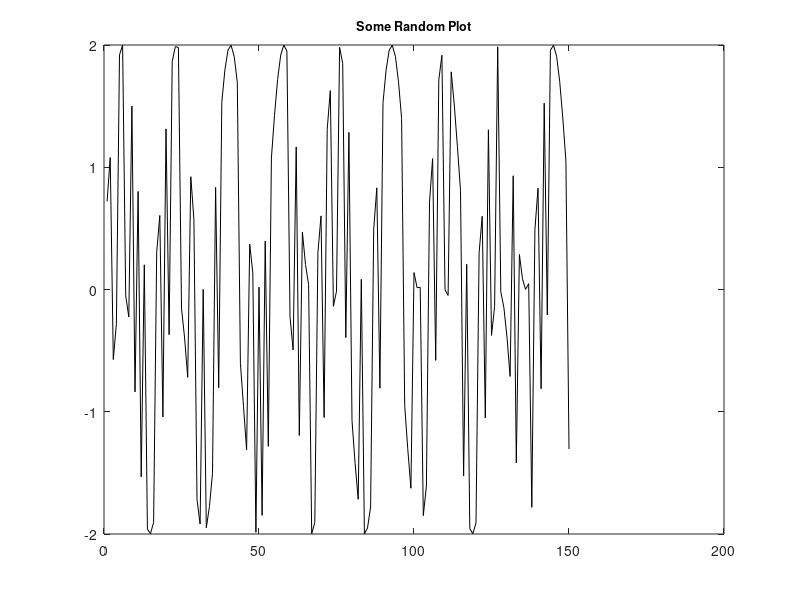

Write the MATLAB code that produced this figure.
%% Using Publish 

%%
% (modified from Chebfun toolbox for DSP)

%%
% This is an example of using publish. First you need to change the publish
% options (pull down Publish|Edit publish options) to generate a pdf file 
% (and if you want also the target directory)

%% 
% If you are working under Windows you should also be able to publish to
% an MS Word Document (doc).  For more information type "help publish" at
% the prompt (that option does not appear in my laptop because I am running
% Linux)
%
% Note that you can also insert formating tags by selecting the with the 
% mouse.

%%
% Any interval $[a,b]$ can be scaled to $[-1,1]$, so most of the time, we
% shall just talk about $[-1,1]$.

%%
% Let $n$ be a positive integer:

%%
% <latex> \vspace{-2em} </latex>

n = 16;
 
%%
% Consider $n+1$ equally spaced angles $\{\theta_j\}$ from 0 to $\pi$:

%%
% <latex> \vspace{-2em} </latex>

tt = linspace(0,pi,n+1);

%%
% We can think of these as the arguments of $n+1$ points $\{z_j\}$ on the
% upper half of the unit circle in the complex plane.  These are the
% $(2n)\!\!$ th roots of unity lying in the closed upper half-plane:

%%
% <latex> \vspace{-2em} </latex>

zz = exp(1i*tt);
hold off, plot(zz,'.-k'), axis equal, ylim([0 1.1])
FS = 'fontsize';
title('Equispaced points on the unit circle',FS,9)

%%
% <latex> \vskip 1pt </latex>

%%
% The _Chebyshev points_ associated with the parameter $n$ are the real
% parts of these points,

%%
% <latex> \vskip -1.5em
% $$ x_j = \hbox{Re}\, z_j = {1\over 2} (z_j^{} + z_j^{-1}),
% \quad 0 \le j \le n: \eqno (2.1) $$
% \vspace{-2em} </latex>

%%
% Some authors use the terms _Chebyshev--Lobatto points_, _Chebyshev
% extreme points_, or _Chebyshev points of the second kind_, but as these
% are the points most often used in practical computation, we shall just
% say Chebyshev points.

%%
% Another way to define the Chebyshev points is in terms of the original
% angles,

%%
% <latex> \vskip -2em
% $$ x_j = \cos(\kern .7pt j \pi / n), \quad 0 \le j \le n, \eqno (2.2) $$
% \vskip -1.5em </latex>

xx = cos(tt);

%%
% <latex>
% \noindent
% and the problem of polynomial interpolation in these points was
% considered at least as early as [Jackson 1913]. There is also an
% equivalent Chebfun command \verb|chebpts|:
% </latex>


%%
% <latex> \vskip 1pt </latex>

%%
% They cluster near $1$ and $-1$, with the average spacing as $n\to\infty$
% being given by a density function with square root singularities at both
% ends (Exercise 2.2).

%%
% <latex> 
% Let $\{f_j\}$, $0 \le j \le n$, be a set of numbers, which may or may not
% come from sampling a function $f(x)$ at the Chebyshev points. Then there
% exists a unique polynomial $p$ of degree $n$ that interpolates these
% data, i.e., $p(x_j) = f_j$ for each~$j$.  When we say ``of degree $n$,''
% we mean of degree less than or equal to $n$, and we let ${\cal P}_n$
% denote the set of all such polynomials:
% $$ {\cal P}_n = \{\hbox{polynomials of degree at most $n$}\}. \eqno (2.3) $$
% As we trust the reader already knows, the existence and uniqueness of
% polynomial interpolants applies for any distinct set of interpolation
% points.  In the case of Chebyshev points, we call the polynomial the {\em
% Chebyshev interpolant}.
% </latex>

%%
% Polynomial interpolants through equally spaced points have terrible
% properties, as we shall see in Chapters 11--15. Polynomial interpolants
% through Chebyshev points, however, are excellent. It is the clustering
% near the ends of the interval that makes the difference, and other sets
% of points with similar clustering, like Legendre points (Chapter 17),
% have similarly good behavior.  The explanation of this fact has a lot to
% do with potential theory, a subject we shall introduce in Chapter 12.
% Specifically, what makes Chebyshev or Legendre points effective is that
% each one has approximately the same average distance from the others,
% as measured in the sense of the geometric mean.  On the interval
% $[-1,1]$, this distance is about $1/2$ (Exercise 2.6).


%%
% <latex> \vskip -2em </latex>
x=linspace(1,10,150);
f = sin(6*x) + sign(sin(x+exp(2*x)));
hold off, plot(f,'k')
title('Some Random Plot',FS,9)
  
